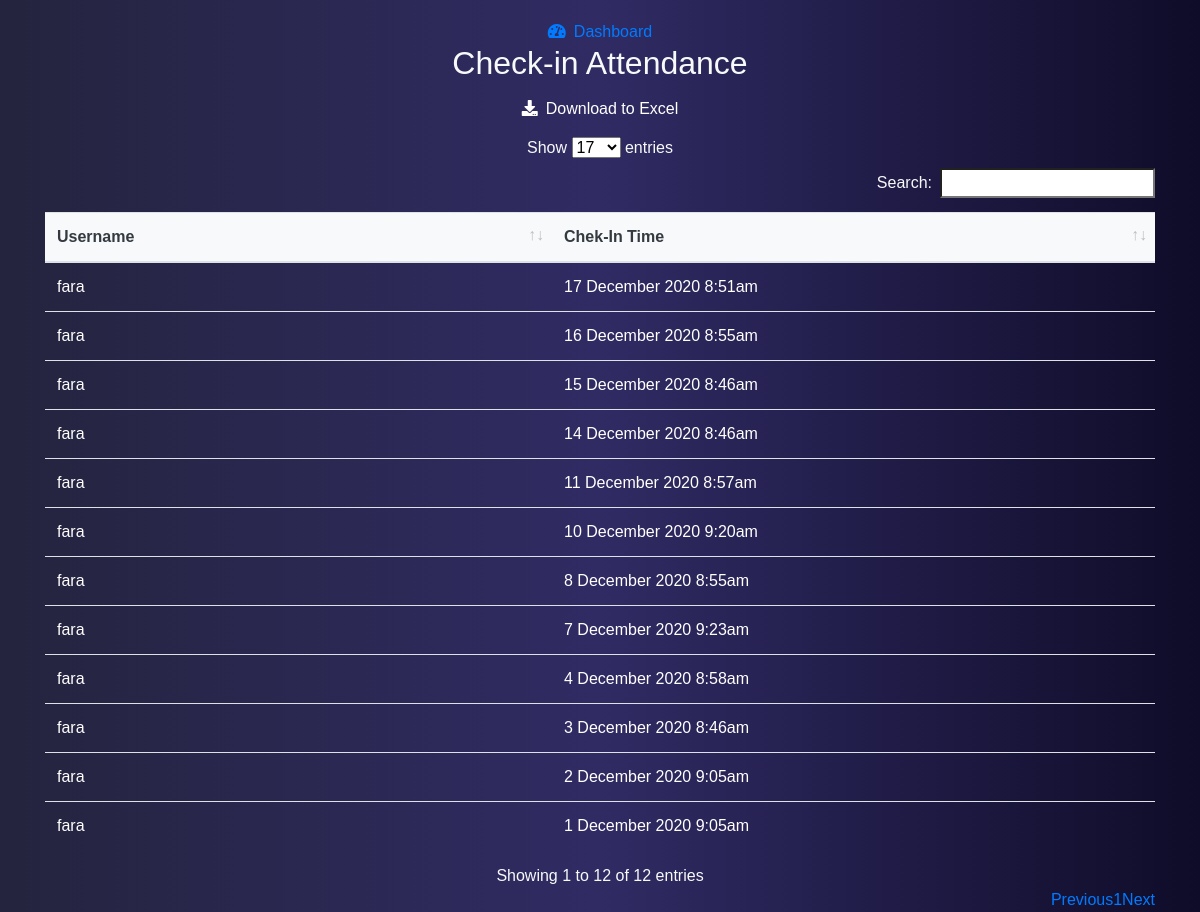
Page /tataUsaha/absen-mhs.php (signed in) on the earlier database version.
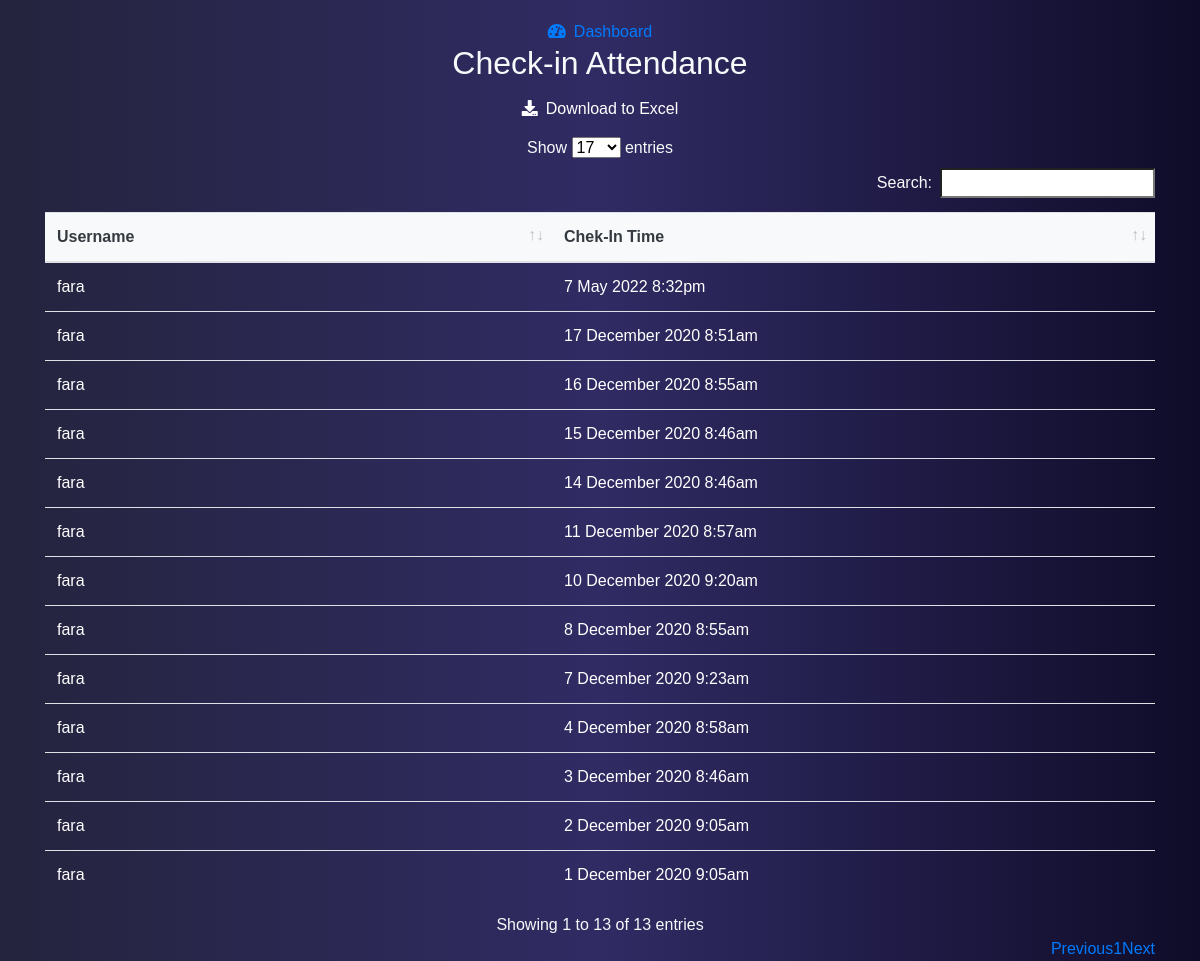
Same page on the later database version.
### tables this page shows
CREATE TABLE `history_in` (
  `id_masuk` int(11) NOT NULL,
  `date_masuk` datetime NOT NULL,
  `username` varchar(50) NOT NULL,
  `level_user` enum('mahasiswa','dosen','tata_usaha','') NOT NULL
);

### tataUsaha/absen-mhs.php (the view, shortened to what this page needs)
<?php
include '../config/config.php';
$username = $_SESSION['username'];
$level_mhs = $_SESSION['level'] == 'mahasiswa';
if ($level_mhs) {
  $query = mysqli_query($conn, "SELECT * FROM history_in WHERE level_user='mahasiswa' AND username='$username'");
}
?>
<!DOCTYPE html>
<html lang="en">
<head>
  <link rel="stylesheet" href="../bootstrap/css/bootstrap.min.css">
  <link rel="stylesheet" href="../css/masuk.css">
  <link rel="stylesheet" href="../css/absen-dosen.css">
  <link rel="stylesheet" href="../font-awesome/fa/css/all.css">
  <link rel="stylesheet" href="../datatable/data/css/dataTables.bootstrap4.min.css">
</head>
<body class="bg-dark text-light">
  <div class="container">
    <nav>
      <a href="dashboard.php"><i class="fas fa-tachometer-alt mr-2"></i>Dashboard</a>
    </nav>
    <div class="title">
      <h2>Check-in Attendance</h2>
    </div>
    <div class="table-responsive" style="width: 100%;">
      <a href="export_data_in.php" target="_blank"><button class="btn text-white mb-2 download"><i
            class="fas fa-download mr-2"></i>Download to Excel</button></a>
      <table class="table" id="data" style="text-align: left;">
        <thead>
          <tr class="bg-light text-dark">
            <th>Username</th>
            <th>Chek-In Time</th>
          </tr>
        </thead>
        <tbody>
          <?php foreach ($query as $data) : ?>
          <tr class="text-white">
            <td><?= $data['username']; ?></td>
            <td>
              <?php
                $date = date_create($data['date_masuk']);
                ?>
              <?= date_format($date, 'j F Y g:ia'); ?>
            </td>
          </tr>
          <?php endforeach; ?>
        </tbody>
      </table>
    </div>
  </div>
</body>
</html>

Differences in the rows shown:
added history_in: username "fara", date_masuk "7 May 2022 8:32pm"
Other differences:
text written by a page script: "Show entries Search: Showing 1 to 12 of 12 entries Previous 1 Next" → "Show entries Search: Showing 1 to 13 of 13 entries Previous 1 Next"
